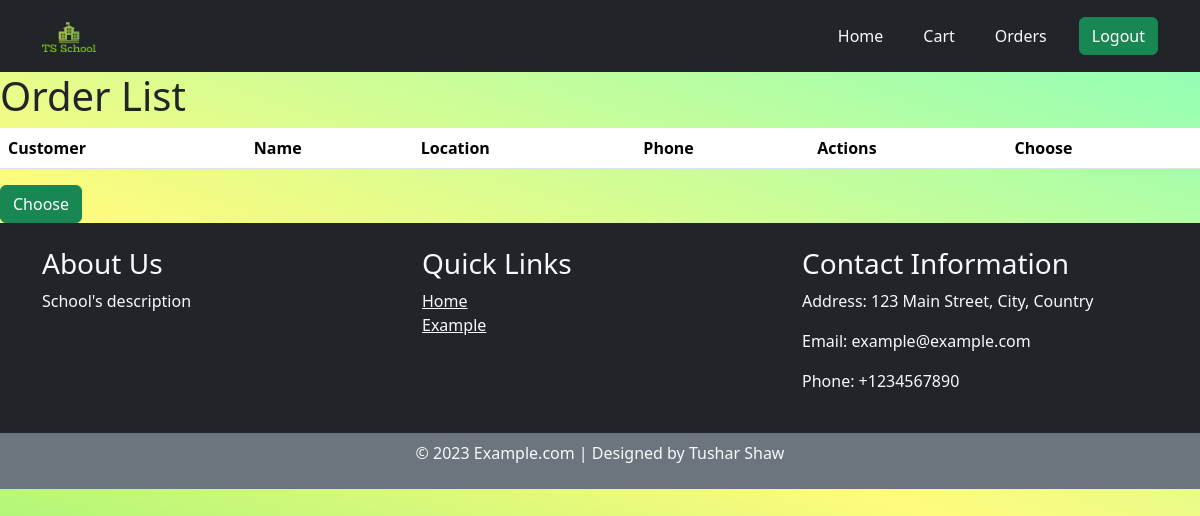
Page /add_details/ (signed in) on the earlier database version.
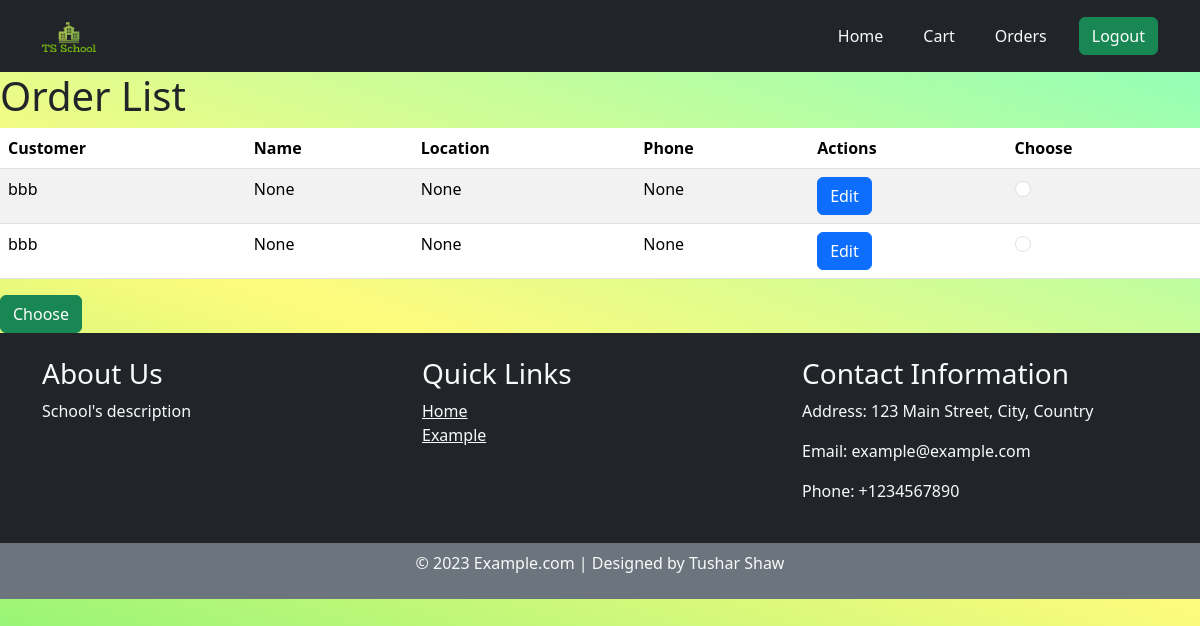
Same page on the later database version.
### Menu/models.py (models this page shows)
class OrderInfo(models.Model):
    customer = models.ForeignKey(User, related_name='orders', on_delete=models.CASCADE)
    name = models.CharField(max_length=20, null=True, blank=True)
    location = models.CharField(max_length=250, null=True, blank=True)
    phone = models.IntegerField(null=True, blank=True)

### Menu/views.py (the view)
# urls.py: path('add_details/',add_details,name='add_details'),
@login_required(login_url="/login/")
def add_details(request):
    user=request.user
    infos=OrderInfo.objects.filter(customer=user)
    infos={'infos':infos}
    return render(request,'add_details.html',infos)

### Menu/templates/add_details.html (shortened to what this page needs)
{% extends 'base.html'%}
{% load static %}
{%block start%}
<h1>Order List</h1>
<form action="{% url 'create_order' %}" method="post">
  <table class="table table-striped table-hover">
      <thead>
          <tr>
              <th>Customer</th>
              <th>Name</th>
              <th>Location</th>
              <th>Phone</th>
              <th>Actions</th>
              <th>Choose</th>
          </tr>
      </thead>
      <tbody>
          {% for order in infos %}
          <tr>
              <td>{{ order.customer.username }}</td>
              <td>{{ order.name }}</td>
              <td>{{ order.location }}</td>
              <td>{{ order.phone }}</td>
              <td>
                  <a href="{% url 'edit-order' order.pk %}" class="btn btn-primary">Edit</a>
              </td>
              <td>
                  <input type="radio" name="chosen_order" value="{{ order.pk }}" class="form-check-input">
              </td>
          </tr>
          {% endfor %}
      </tbody>
  </table>
  <button type="submit" class="btn btn-success">Choose</button>
</form>
{%endblock%}

Differences in the rows shown:
added OrderInfo: customer.username "bbb", name "None", location "None", phone "None"
added OrderInfo: customer.username "bbb", name "None", location "None", phone "None"
